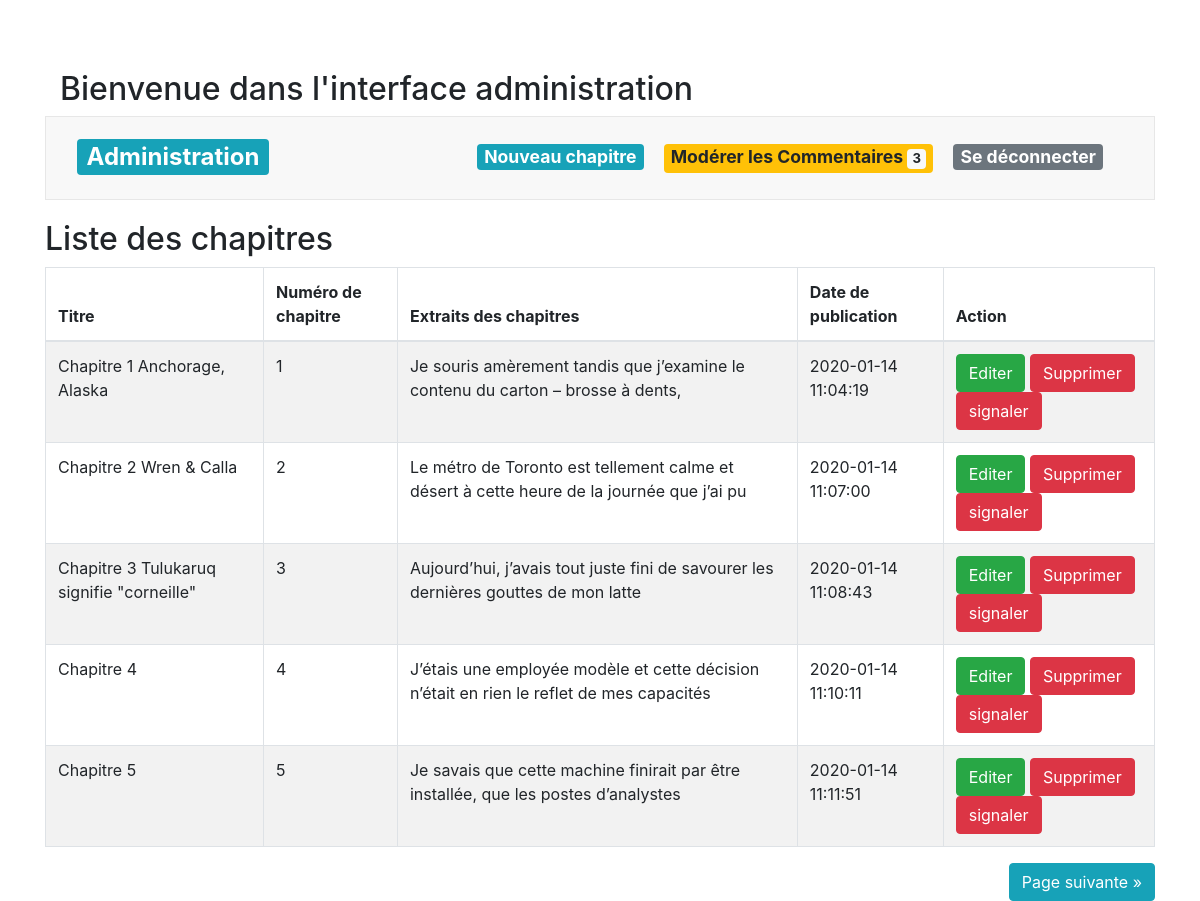
Screenshot of /index.php?action=admin with the database file from the repository.
### tables this page shows
CREATE TABLE IF NOT EXISTS `chapitre` (
  `id_chapitre` int(11) NOT NULL AUTO_INCREMENT,
  `titre` varchar(255) NOT NULL,
  `numchapitre` int(11) NOT NULL,
  `contenu_chapitre` text NOT NULL,
  `extrait` text NOT NULL,
  `date_publication` datetime NOT NULL,
  `image` varchar(50) DEFAULT NULL,
  `publier` int(3) NOT NULL,
  PRIMARY KEY (`id_chapitre`),
  KEY `titre` (`titre`)
);

### src/view/View.php (called while the page is built, shortened)
<?php
class View
{
    private $path;
    public function __construct(string $path)
    {
        $this->path = $path;
    }
    public function render(string $templates, ?array $data) : void
    {
        require_once($this->path.$templates.'.html.php');
        require_once($this->path.'layout.html.php');
    }
}

### src/controller/AdminController.php (called while the page is built, shortened)
<?php
class AdminController
{
    private $view;
    private $chapitreManager;
    private $reportManager;
    private $session;
    public function __construct()
    {
        $this->view = new View('../templates/backoffice/');
        $this->chapitreManager = new ChapitreManager();
        $this->reportManager = new ReportManager();
        $this->session = new Session();
    }
    public function Admin(int $currentPage = 1)
    {
        $pagePrecedente = 0;
        $pageSuivante = 0;
        $currentPage = (int)($_GET['page'] ?? 1);
        $postsPerPage = 5;
        $offset = $postsPerPage * ($currentPage - 1);
        $countChapitre = $this->chapitreManager->countChapitre();
        $nbTotalPages = (int)ceil($countChapitre / $postsPerPage);
        if($currentPage === 1){
            $pagePrecedente = 0;
        }else {
            $pagePrecedente = $currentPage - 1;
        }
        if($currentPage === $nbTotalPages){
            $pageSuivante = 0;
        }else {
            $pageSuivante = $currentPage + 1;
        }
        $list = $this->chapitreManager->findChapitres($offset, $postsPerPage);
        $countReportedComments = $this->reportManager->getReportedComments();
        $this->view->render('admin', [
            'list'=>$list,
            'session'=> $this->session,
            'pageSuivante'=>$pageSuivante,
            'pagePrecedente'=>$pagePrecedente,
            'currentPage'=>$currentPage,
            'countReportedComments'=>$countReportedComments],
              null);
    }
}

### src/model/ChapitreManager.php (called while the page is built, shortened)
<?php
class ChapitreManager
{
    private $db;
    public function __construct()
    {
        $this->db = (new DbConnect())->connectToDb();
    }
    public function findChapitres(int $offset, int $nbPerPage) : array
    {
        $req = $this->db->prepare('SELECT * FROM chapitre ORDER BY date_publication limit :offset, :limitation');
        $req->bindValue(':limitation', $nbPerPage, \PDO::PARAM_INT);
        $req->bindValue(':offset', $offset, \PDO::PARAM_INT);
        $req->execute();
        return $req->fetchAll();
    }
}

### src/Tools/DbConnect.php (called while the page is built, shortened)
<?php
class DbConnect {
    public function connectToDb()
    {
        try
        {
            $this->db = new \PDO('mysql:host=localhost;dbname=projet4;charset=utf8', 'root', '');
            return $this->db;
        }
        catch(Exception $e)
        {
            die('Erreur : '.$e->getMessage());
        }
    }
}

### templates/backoffice/admin.html.php (the view, shortened to what this page needs)
<div class="row chapitre">
    <div class="col-lg-12">
        <h2>Liste des chapitres</h2>
        <section class="table-responsive">
            <table class="table table-bordered table-striped table-condensed">
                <thead>
                    <tr>
                        <th>Titre</th>
                        <th>Numéro de chapitre</th>
                        <th>Extraits des chapitres</th>
                        <th>Date de publication</th>
                        <th>Action</th>
                    </tr>
                </thead>
                <tbody>
                    <?php foreach ($data['list'] as $episode): ?>
                    <tr>
                        <td><?=htmlspecialchars($episode['titre'])?></td>
                        <td><?=htmlspecialchars($episode['numchapitre'])?></td>
                        <td><?=htmlspecialchars($episode['extrait'])?></td>
                        <td><?=htmlspecialchars($episode['date_publication'])?></td>
                        <td>
                            <a href="index.php?action=getPostUpdate&id_chapitre=<?=$episode['id_chapitre']?>"
                                class="btn btn-success">Editer</a>
                            <a onclick="return confirm('Voulez vous vraiment surimer ce contenu ?'); "
                                href="index.php?action=deleteChapitre&id_chapitre=<?=$episode['id_chapitre']?>"
                                class="btn btn-danger">Supprimer</a>
                            <a href="index.php?action=deleteChapitre&id_chapitre=<?=$episode['id_chapitre']?>"
                             class="btn btn-danger" data-toggle="modal">signaler</a>
                        </td>
                    </tr>
                    <?php endforeach;?>
                </tbody>
            </table>
        </section>
        <div class="d-flex justify-content-between my4">
            <?php
        if($data['pageSuivante'] !== 0): ?>
            <a href="index.php?action=admin&page=<?= $data['pageSuivante']?>" class="btn btn-info ml-auto">Page
                suivante &raquo;</a>
            <?php endif ?>
        </div>
    </div>
</div>

### public/css/back/style.css (style rules this page uses)
body { font-family: 'Roboto', 'fontawesome', Arial, "Arial Black",sans-serif; background-size: cover; background-position: center; background-attachment: fixed; position: relative; padding-top: 70px; }
.btn { border-radius: 1rem; transition: color 0.3s; }

### rows the page displays
chapitre: titre "Chapitre 1 Anchorage, Alaska", numchapitre "1", extrait "Je souris amèrement tandis que j’examine le contenu du carton – brosse à dents,", date_publication "2020-01-14 11:04:19"
chapitre: titre "Chapitre 2 Wren & Calla", numchapitre "2", extrait "Le métro de Toronto est tellement calme et désert à cette heure de la journée que j’ai pu", date_publication "2020-01-14 11:07:00"
chapitre: titre "Chapitre 3 Tulukaruq signifie \"corneille\"", numchapitre "3", extrait "Aujourd’hui, j’avais tout juste fini de savourer les dernières gouttes de mon latte", date_publication "2020-01-14 11:08:43"
chapitre: titre "Chapitre 4", numchapitre "4", extrait "J’étais une employée modèle et cette décision n’était en rien le reflet de mes capacités", date_publication "2020-01-14 11:10:11"
chapitre: titre "Chapitre 5", numchapitre "5", extrait "Je savais que cette machine finirait par être installée, que les postes d’analystes", date_publication "2020-01-14 11:11:51"

### other values shown
$data['countReportedComments'] "3"
